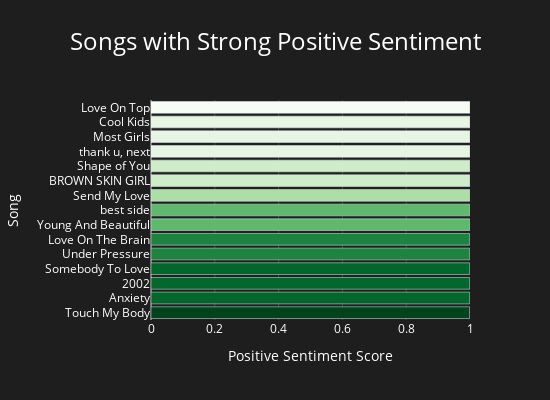

Write notebook code for a chart like this one.
### Code cell
# artist with the highest positive scores

#filter for positive sentiment
positive_songs = song_sentiment[song_sentiment['sentiment'] > 0]

#remove duplicates, eminem and lily allen appears multiple times for different years
positive_songs_unique = positive_songs.loc[positive_songs.groupby('song')['sentiment'].idxmin()]

#sort positive songs
positive_songs_sorted = positive_songs_unique.sort_values(by='sentiment', ascending=False)

#top 15 songs
posi_song_sorted = positive_songs_sorted.head(15)

fig = px.bar(
    posi_song_sorted,
    x='sentiment',
    y='song',
    title='Songs with Strong Positive Sentiment', 
    labels={'sentiment': 'Positive Sentiment Score', 'song': 'Song'},
    orientation='h',
    color='sentiment',
    color_continuous_scale=px.colors.sequential.Greens[::-1],            # REVERSE THE Green COLOR SCALE 
    hover_data={'artist': True}
)

#update layout
fig.update_layout(
    xaxis_title='Positive Sentiment Score',
    yaxis_title='Song', 
    yaxis=dict(categoryorder='total ascending',
        showgrid=True,
        gridcolor='rgb(70, 70, 70)',  # Subtle grid lines in dark mode
        zerolinecolor='rgb(120, 120, 120)',  # Zero line
    ),
    xaxis=dict(
        tickmode='linear',
        tick0=0,
        dtick=0.2,
        range=[0, 1],
        showgrid=True,
        gridcolor='rgb(70, 70, 70)',  # Subtle grid lines in dark mode
        zerolinecolor='rgb(120, 120, 120)',  # Zero line
    ),
    width=550,
    height=400,
    showlegend=False,
    coloraxis_showscale=False, 
    plot_bgcolor='rgb(30, 30, 30)',  # Dark background for the plot
    paper_bgcolor='rgb(30, 30, 30)',  # Dark paper background
    font=dict(color='white'),  # White font color for labels and text
    title=dict(
        font=dict(size=24, color='white'),  # Title in white color
        x=0.5,  # Center the title
        xanchor='center'
    ),
)

fig.write_html("./static/charts/positiveScore.html")


fig.show()

### Figure 1 — Plotly figure (JSON) as saved in the notebook; plotly's stock layout.template omitted (floating-point values rounded to 4 significant figures)
{"data": [{"alignmentgroup": "True", "customdata": [["Beyoncé"], ["Ariana Grande"], ["Hailee Steinfeld"], ["Echosmith"], ["Blue Ivy"], ["Ed Sheeran"], ["Adele"], ["Lana Del Rey"], ["DOLLA"], ["Queen"], ["Rihanna"], ["Julia Michaels"], ["Anne-Marie"], ["Queen"], ["Mariah Carey"]], "hovertemplate": "Positive Sentiment Score=%{marker.color}<br>Song=%{y}<br>artist=%{customdata[0]}<extra></extra>", "legendgroup": "", "marker": {"color": [0.9997, 0.9996, 0.9996, 0.9996, 0.9995, 0.9995, 0.9994, 0.9992, 0.9992, 0.999, 0.999, 0.9989, 0.9989, 0.9989, 0.9988], "coloraxis": "coloraxis", "pattern": {"shape": ""}}, "name": "", "offsetgroup": "", "orientation": "h", "showlegend": false, "textposition": "auto", "type": "bar", "x": [0.9997, 0.9996, 0.9996, 0.9996, 0.9995, 0.9995, 0.9994, 0.9992, 0.9992, 0.999, 0.999, 0.9989, 0.9989, 0.9989, 0.9988], "xaxis": "x", "y": ["Love On Top", "thank u, next", "Most Girls", "Cool Kids", "BROWN SKIN GIRL", "Shape of You", "Send My Love", "Young And Beautiful", "best side", "Under Pressure", "Love On The Brain", "Anxiety", "2002", "Somebody To Love", "Touch My Body"], "yaxis": "y"}], "layout": {"barmode": "relative", "coloraxis": {"colorbar": {"title": {"text": "Positive Sentiment Score"}}, "colorscale": [[0, "rgb(0,68,27)"], [0.125, "rgb(0,109,44)"], [0.25, "rgb(35,139,69)"], [0.375, "rgb(65,171,93)"], [0.5, "rgb(116,196,118)"], [0.625, "rgb(161,217,155)"], [0.75, "rgb(199,233,192)"], [0.875, "rgb(229,245,224)"], [1, "rgb(247,252,245)"]], "showscale": false}, "font": {"color": "white"}, "height": 400, "legend": {"tracegroupgap": 0}, "paper_bgcolor": "rgb(30, 30, 30)", "plot_bgcolor": "rgb(30, 30, 30)", "showlegend": false, "title": {"font": {"color": "white", "size": 24}, "text": "Songs with Strong Positive Sentiment", "x": 0.5, "xanchor": "center"}, "width": 550, "xaxis": {"anchor": "y", "domain": [0, 1], "dtick": 0.2, "gridcolor": "rgb(70, 70, 70)", "range": [0, 1], "showgrid": true, "tick0": 0, "tickmode": "linear", "title": {"text": "Positive Sentiment Score"}, "zerolinecolor": "rgb(120, 120, 120)"}, "yaxis": {"anchor": "x", "categoryorder": "total ascending", "domain": [0, 1], "gridcolor": "rgb(70, 70, 70)", "showgrid": true, "title": {"text": "Song"}, "zerolinecolor": "rgb(120, 120, 120)"}}}
